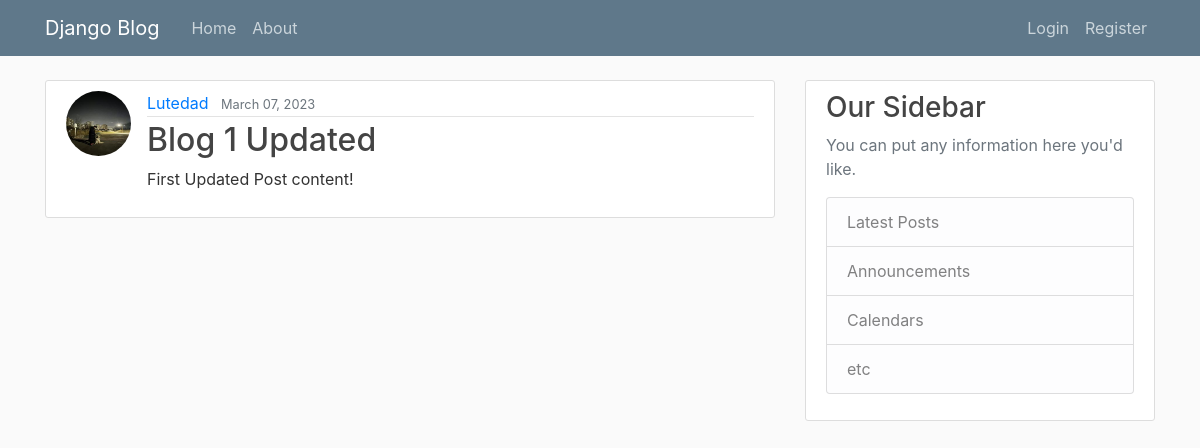
Before: / with the older database file.
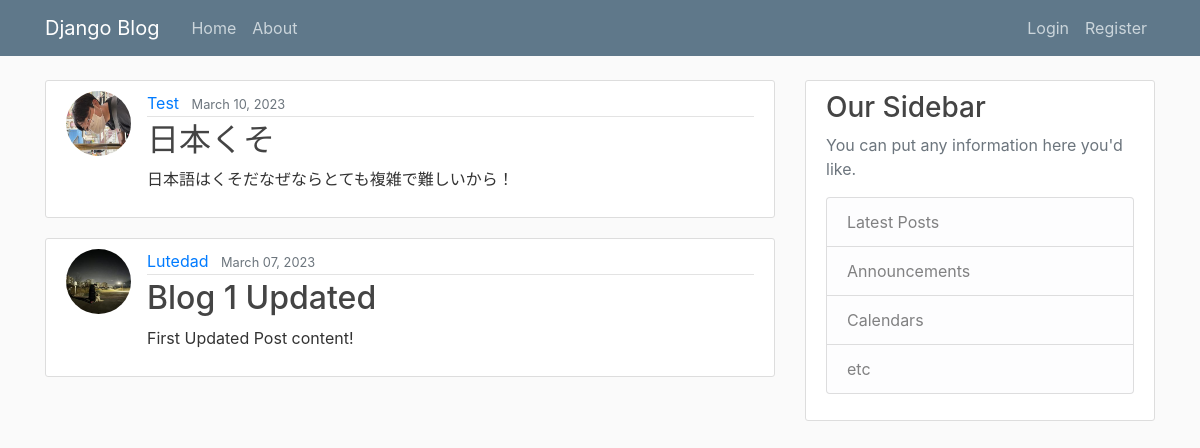
After: the same page with the newer database file.
### blog/models.py (models this page shows, shortened)
class Post(models.Model):
    title = models.CharField(max_length=100)
    content =  models.TextField()
    date = models.DateTimeField(default=timezone.now)
    author = models.ForeignKey(User, on_delete=models.CASCADE)

### users/models.py (models this page shows, shortened)
class Profile(models.Model):
    user = models.OneToOneField(User, on_delete=models.CASCADE)
    image = models.ImageField(default='default.jpg',upload_to='profile_pics')

### blog/views.py (the view)
# urls.py: path('', PostListView.as_view(), name='blog-home'),
class PostListView(ListView):
    model = Post
    template_name = 'blog/home.html'    # <app>/<model>_<viewtype>.html
    context_object_name = 'posts'
    ordering = ['-date']

### blog/templates/blog/home.html
{% extends "blog/base.html" %}
{% block content %}
    {% for post in posts %}
        <article class="media content-section">
          <img class="rounded-circle article-img" src="{{ post.author.profile.image.url }}">
            <div class="media-body">
              <div class="article-metadata">
                <a class="mr-2" href="#">{{ post.author }}</a>
                <small class="text-muted">{{ post.date|date:"F d, Y" }}</small>
              </div>
              <h2><a class="article-title" href="{% url 'post-detail' post.id%}">{{ post.title }}</a></h2>
              <p class="article-content">{{ post.content }}</p>
            </div>
        </article>
    {% endfor %}
{% endblock content %}

Changed rows visible on the page:
added Post: author.profile.image (placeholder picture), author "Test", date "March 10, 2023", title "日本くそ", content "日本語はくそだなぜならとても複雑で難しいから！"
